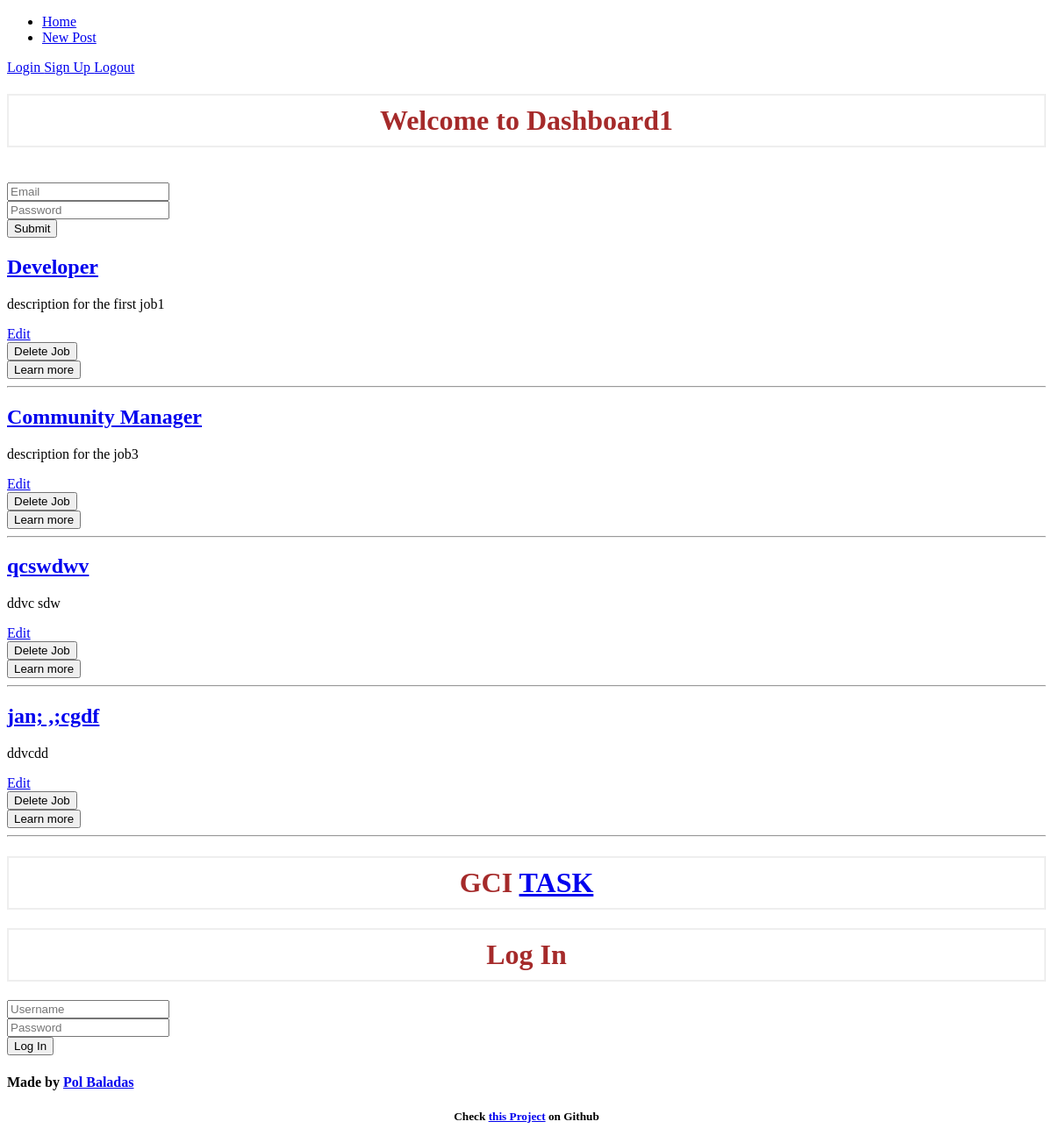
Before: / with the older database file.
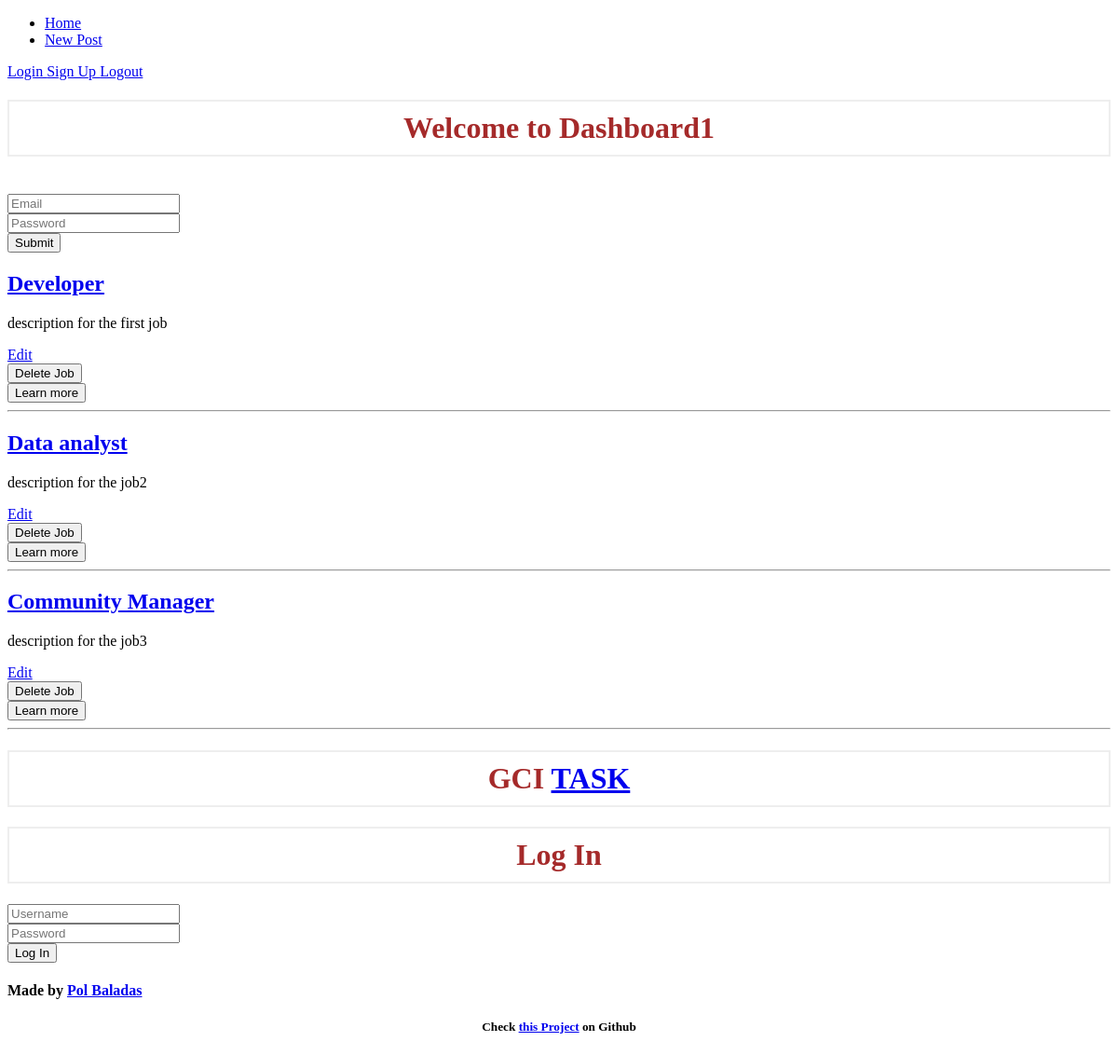
After: the same page with the newer database file.
### tables this page shows
CREATE TABLE jobs (
    job_id INTEGER PRIMARY KEY AUTOINCREMENT,
    created TIMESTAMP NOT NULL DEFAULT CURRENT_TIMESTAMP,
    title TEXT NOT NULL,
    location TEXT NOT NULL,
    postalcode TEXT NOT NULL,
    contract TEXT NOT NULL,
    worktime TEXT NOT NULL,
    userstate TEXT NOT NULL,
    description TEXT NOT NULL,
    salary TEXT NOT NULL,
    category_id INTEGER,
    company_id INTEGER,
    FOREIGN KEY(category_id) REFERENCES categories(category_id),
    FOREIGN KEY(company_id) REFERENCES companies(company_id)
);

### server.py (the view)
@app.route("/")
def index():
    conn = get_db_connection()
    jobs = conn.execute('SELECT * FROM jobs').fetchall()
    conn.close()
    return render_template('index.html', jobs=jobs)

### server.py (called while the page is built)
def get_db_connection():
    conn = sqlite3.connect('database.db')
    conn.row_factory = sqlite3.Row
    return conn

### templates/index.html (shortened to what this page needs)
{% extends 'bases.html' %}
{% block content %}
<h1>{% block title %} Welcome to Dashboard1{% endblock %}</h1>
<form method="POST">
  <br>
  <input type="name" name="email" placeholder="Email">
  <br>
  <input type="password" name="password" placeholder="Password">
  <br>
  <input type="submit" name="Submit">
</form>
{% for job in jobs %}
    <a href="{{ url_for('job', job_id=job['job_id']) }}">
      <h2>{{ job['title'] }}</h2>
    </a>
      <p>{{ job['description'] }}</p>
    <a href="{{ url_for('edit', id=job['job_id']) }}">
        <span>Edit</span>
    </a>
  <form action="{{ url_for('delete', id=job['job_id']) }}" method="POST">
      <input type="submit" value="Delete Job"
              onclick="return confirm('Are you sure you want to delete this job?')">
  </form>
  <button id="btn-learn">Learn more</button>
  <hr>
{% endfor %}
<h1 style="text-align:center;">GCI <a href="https://codein.withgoogle.com/dashboard/task-instances/6211328603586560/?sp-page=1">TASK</a></h1>
<div class="box">
  <h1>Log In</h1>
  <form action="/" method="post">
    <input type="text" name="username" id="username" placeholder="Username" required/>
    <br>
    <input type="password" name="password" id="password" placeholder="Password" required/>
    <br>
    <input type="submit" class="button" value="Log In"/>
  </form>
</div>
<div class="footer">
<h4>Made by <a href="http://www.github.com/PolBaladas">Pol Baladas</a></h4>
<h5 style="text-align:center;">Check <a href="https://github.com/PolBaladas/GCI-LoginApp">this Project</a> on Github</h5>
</div>
{% endblock %}

### templates/bases.html (shortened to what this page needs)
<!DOCTYPE html>
<html lang="en">
<head>
  <link rel="stylesheet" href="../static/css//style.css">
</head>
<body>
  <nav>
  <div>
      <ul class="navbar-nav">
      <li class="nav-item">
          <a class="nav-link" href="{{url_for('index')}}">Home</a>
      </li>
      <li class="nav-item">
          <a class="nav-link" href="{{url_for('create')}}">New Post</a>
      </li>
      </ul>
      <a href="{{url_for('login')}}" class="navbar-item">
        Login
    </a>
    <a href="{{url_for('signup')}}" class="navbar-item">
        Sign Up
    </a>
    <a href="#" class="navbar-item">
        Logout
    </a>
  </div>
  </nav>
  <div>
    {% block content %}
    {% endblock %}
  </div>
</body>
</html>

### static/css/style.css (style rules this page uses)
h1 { border: 2px #eee solid; color: brown; text-align: center; padding: 10px; }

Changed rows visible on the page:
removed jobs: title "qcswdwv", description "ddvc sdw"
removed jobs: title "jan; ,;cgdf", description "ddvcdd"
changed jobs "Developer": description "description for the first job1" → "description for the first job"
added jobs: title "Data analyst", description "description for the job2"
